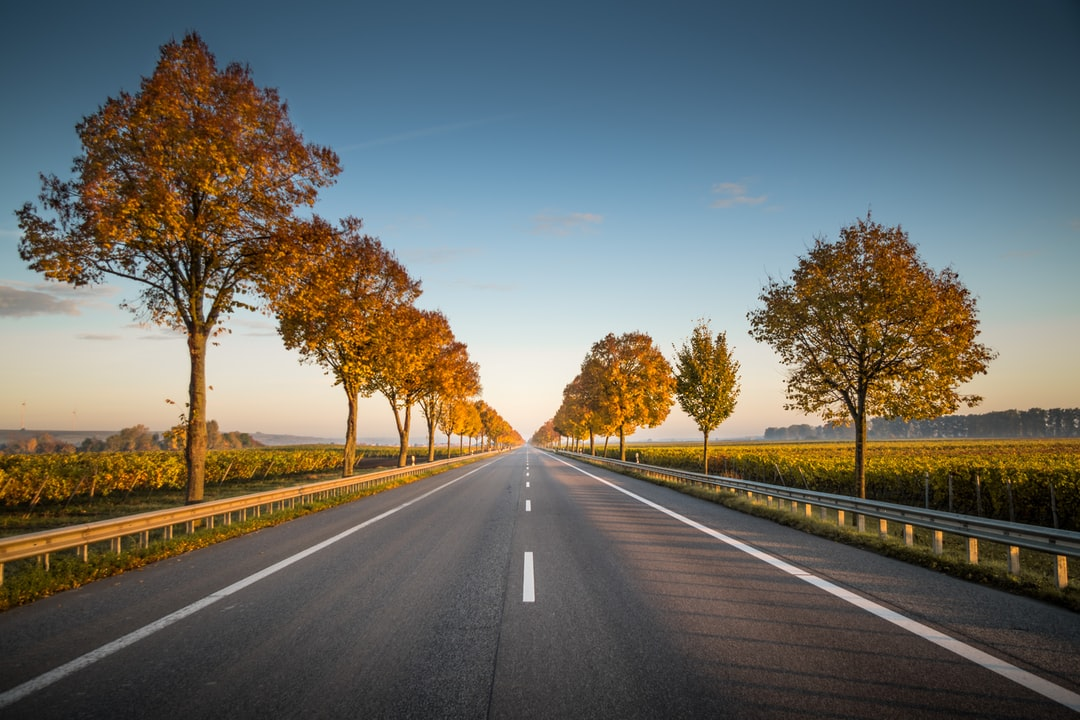
#> input picture LaneDetection/road.jpeg, 1080 x 720 px
$ python main.py
#> lines starting #> are read from the running program, lines starting #| are printed output that depends on the picture; after the words box and inside, x2 and y2 are one past the last pixel; in counts of white or black regions, pixels touching at a corner belong together
import cv2 as cv
import numpy as np
import matplotlib.pyplot as plt


def region_of_interest(img, vertices):
    mask = np.zeros_like(img)
    # channel_count = img.shape[2] // dont need this if apply for grey image
    # match_mask_color = (255,) * channel_count
    match_mask_color = (255)
    cv.fillPoly(mask, vertices, match_mask_color)
    masked_image = cv.bitwise_and(img, mask)
    return masked_image


def draw_lines(img, lines):
    img = np.copy(img)
    blank_img = np.zeros((img.shape[0], img.shape[1], 3), dtype=np.uint8)

    for line in lines:
        for x1, y1, x2, y2 in line:
            cv.line(blank_img, (x1, y1), (x2, y2), (0, 255, 0), thickness=3)
    img = cv.addWeighted(img, 0.8, blank_img, 1, 0.0)
    return img


img = cv.imread('road.jpeg')
#> img is the input picture: shape (720, 1080, 3); mean B, G, R 98.8, 105.8, 106.5
img = cv.cvtColor(img, cv.COLOR_BGR2RGB)

print(img.shape)
#| (720, 1080, 3)
width = img.shape[1]
#> width = 1080
height = img.shape[0]
#> height = 720
print(width)
#| 1080
print(height)
#| 720

region_of_interest_vertices = [
    (0, height),
    (0, (height-40)),
    ((width / 2) - 10, 440),
    (width, height-40),
    (width, height)
]

# canny before cropped to avoid border edges of ROI

gray_img = cv.cvtColor(img, cv.COLOR_BGR2GRAY)
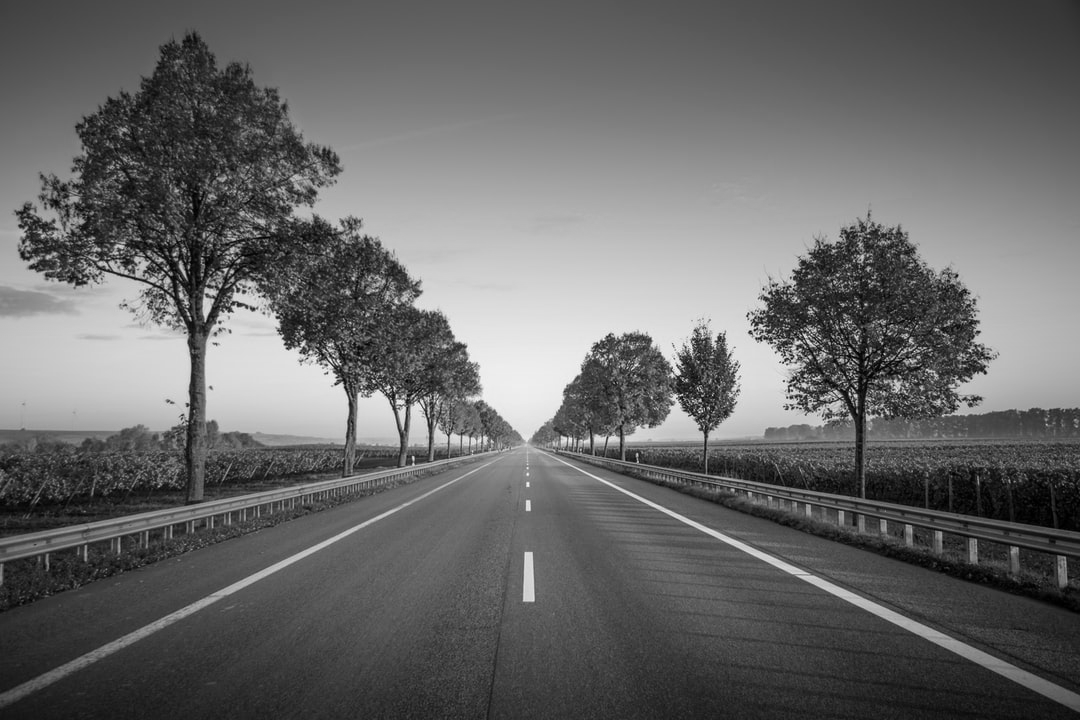
#> gray_img: shape (720, 1080); min 0, max 251, mean 103.9
canny_img = cv.Canny(gray_img, 100, 200)
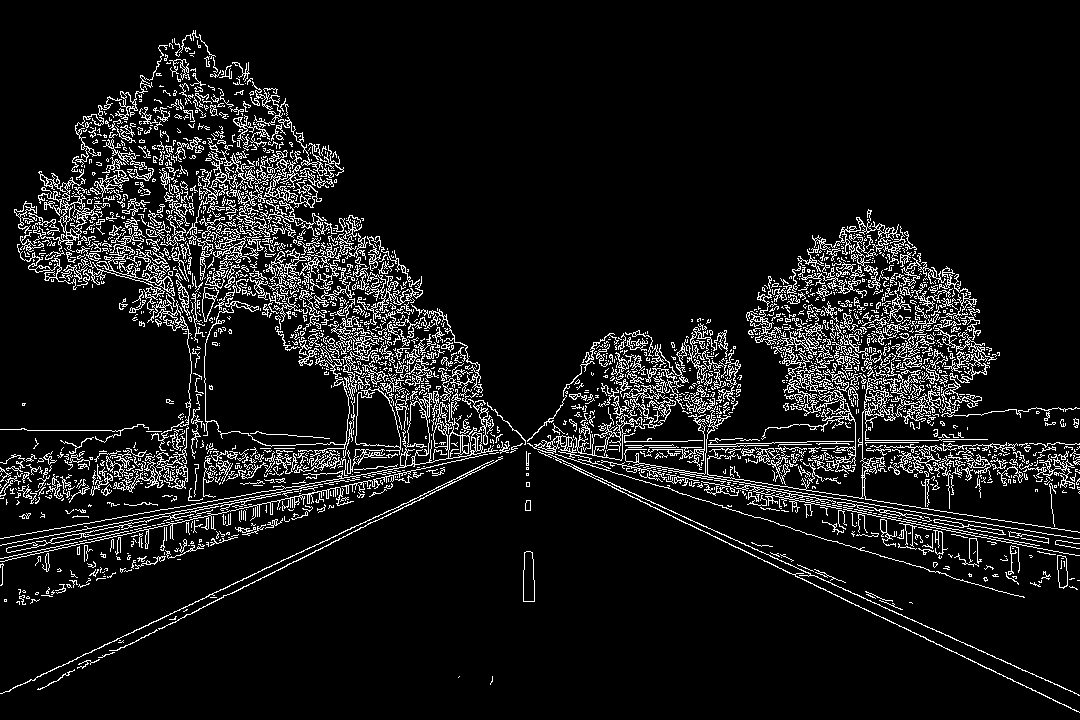
#> canny_img: shape (720, 1080); 8.9% white in thin lines or dots
cropped_image = region_of_interest(canny_img,
                                   np.array([region_of_interest_vertices], np.int32))
#> in region_of_interest, `cv.fillPoly(mask, vertices, match_mask_color)`: mask: shape (720, 1080); 22.2% white; 1 white region, box (x1, y1, x2, y2) and area: (0, 440, 1080, 720) 172680
#> in region_of_interest, `masked_image = cv.bitwise_and(img, mask)`:
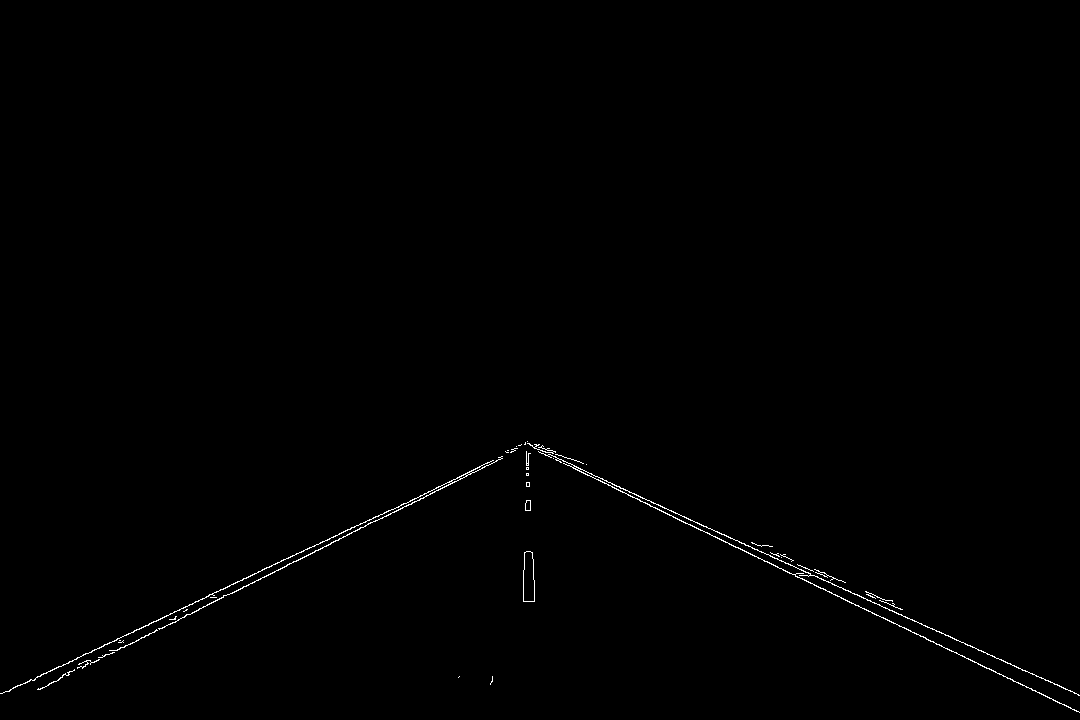
#> masked_image: shape (720, 1080); 0.43% white in thin lines or dots, all inside (x1, y1, x2, y2) = (0, 441, 1080, 713)


lines = cv.HoughLinesP(cropped_image,
                       rho=6,
                       theta=np.pi/60,
                       threshold=1,
                       lines=np.array([]),
                       minLineLength=10,
                       maxLineGap=25)
#> lines = 351 rows, first 6: [170, 624, 170, 613], [1025, 686, 1025, 670], [799, 569, 831, 576], [72, 671, 72, 660], [165, 626, 166, 615], [442, 488, 518, 445]

img_with_line = draw_lines(img, lines)
#> the loop in draw_lines, `for line in lines:` made 351 passes
#> after the loop in draw_lines, `for line in lines:`:
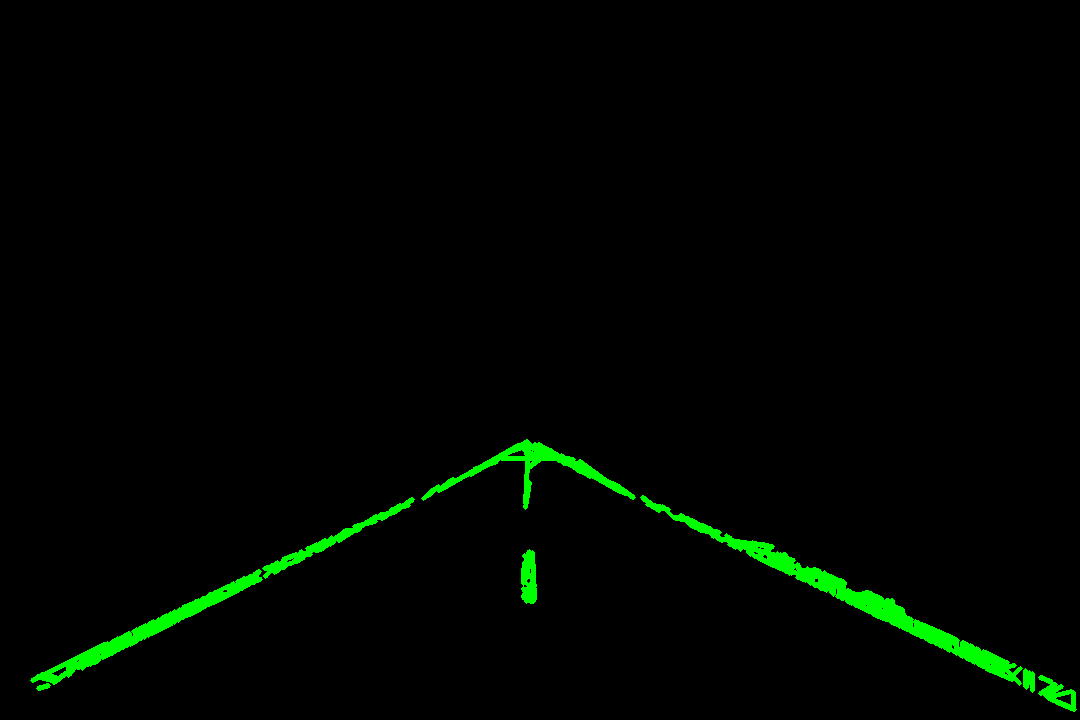
#> blank_img: shape (720, 1080, 3); mean of channels 0, 1, 2 0, 4.9, 0; drawn as B, G, R
#> in draw_lines, `img = cv.addWeighted(img, 0.8, blank_img, 1, 0.0)`:
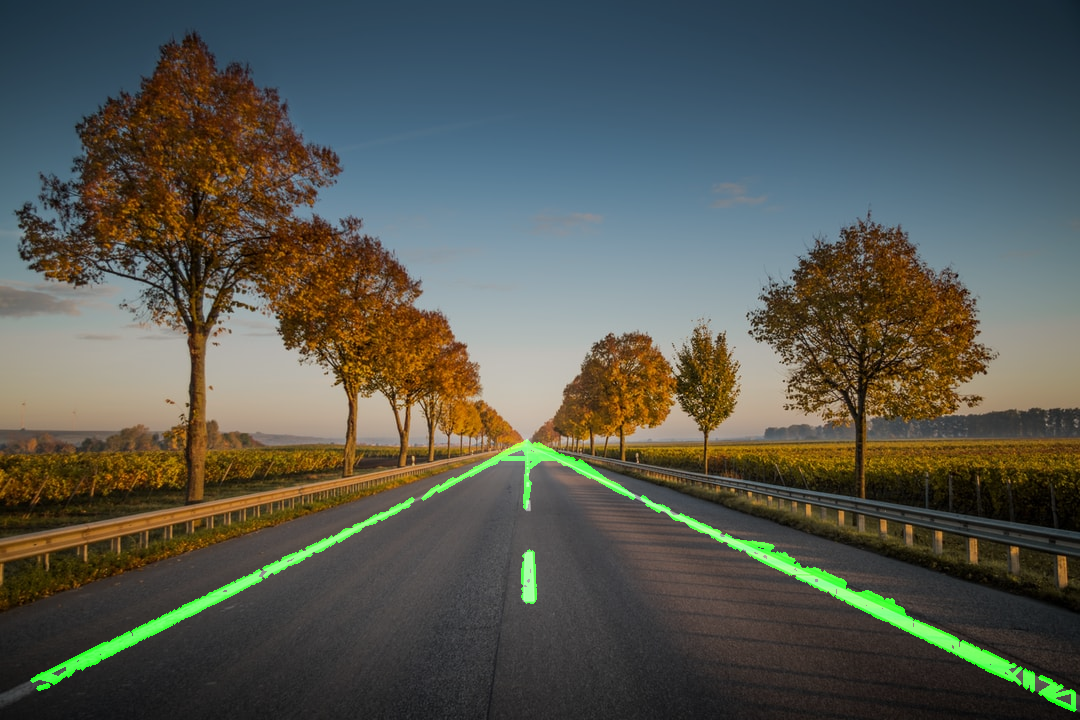
#> img: shape (720, 1080, 3); mean R, G, B 85.2, 87.6, 79.1
plt.imshow(img_with_line)
plt.show()
